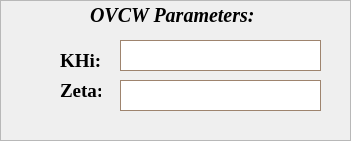
     <widget class="QFrame" name="frame_3">
      <property name="geometry">
       <rect>
        <x>80</x>
        <y>250</y>
        <width>351</width>
        <height>141</height>
       </rect>
      </property>
      <property name="frameShape">
       <enum>QFrame::StyledPanel</enum>
      </property>
      <property name="frameShadow">
       <enum>QFrame::Raised</enum>
      </property>
      <widget class="QLabel" name="label_8">
       <property name="geometry">
        <rect>
         <x>90</x>
         <y>0</y>
         <width>171</width>
         <height>31</height>
        </rect>
       </property>
       <property name="font">
        <font>
         <family>Times New Roman</family>
         <pointsize>15</pointsize>
         <weight>75</weight>
         <italic>true</italic>
         <bold>true</bold>
        </font>
       </property>
       <property name="text">
        <string>OVCW Parameters:</string>
       </property>
      </widget>
      <widget class="QTextBrowser" name="textBrowser_2">
       <property name="geometry">
        <rect>
         <x>120</x>
         <y>80</y>
         <width>201</width>
         <height>31</height>
        </rect>
       </property>
       <property name="palette">
        <palette>
         <active>
          <colorrole role="WindowText">
           <brush brushstyle="SolidPattern">
            <color alpha="255">
             <red>0</red>
             <green>0</green>
             <blue>0</blue>
            </color>
           </brush>
          </colorrole>
          <colorrole role="Button">
           <brush brushstyle="SolidPattern">
            <color alpha="255">
             <red>205</red>
             <green>171</green>
             <blue>143</blue>
            </color>
           </brush>
          </colorrole>
          <colorrole role="Light">
           <brush brushstyle="SolidPattern">
            <color alpha="255">
             <red>255</red>
             <green>241</green>
             <blue>230</blue>
            </color>
           </brush>
          </colorrole>
          <colorrole role="Midlight">
           <brush brushstyle="SolidPattern">
            <color alpha="255">
             <red>230</red>
             <green>206</green>
             <blue>186</blue>
            </color>
           </brush>
          </colorrole>
          <colorrole role="Dark">
           <brush brushstyle="SolidPattern">
            <color alpha="255">
             <red>102</red>
             <green>86</green>
             <blue>71</blue>
            </color>
           </brush>
          </colorrole>
          <colorrole role="Mid">
           <brush brushstyle="SolidPattern">
            <color alpha="255">
             <red>137</red>
             <green>114</green>
             <blue>95</blue>
            </color>
           </brush>
          </colorrole>
          <colorrole role="Text">
           <brush brushstyle="SolidPattern">
            <color alpha="255">
             <red>0</red>
             <green>0</green>
             <blue>0</blue>
            </color>
           </brush>
          </colorrole>
          <colorrole role="BrightText">
           <brush brushstyle="SolidPattern">
            <color alpha="255">
             <red>255</red>
             <green>255</green>
             <blue>255</blue>
            </color>
           </brush>
          </colorrole>
          <colorrole role="ButtonText">
           <brush brushstyle="SolidPattern">
            <color alpha="255">
             <red>0</red>
             <green>0</green>
             <blue>0</blue>
            </color>
           </brush>
          </colorrole>
          <colorrole role="Base">
           <brush brushstyle="SolidPattern">
            <color alpha="255">
             <red>255</red>
             <green>255</green>
             <blue>255</blue>
            </color>
           </brush>
          </colorrole>
          <colorrole role="Window">
           <brush brushstyle="SolidPattern">
            <color alpha="255">
             <red>205</red>
             <green>171</green>
             <blue>143</blue>
            </color>
           </brush>
          </colorrole>
          <colorrole role="Shadow">
           <brush brushstyle="SolidPattern">
            <color alpha="255">
             <red>0</red>
             <green>0</green>
             <blue>0</blue>
            </color>
           </brush>
          </colorrole>
          <colorrole role="AlternateBase">
           <brush brushstyle="SolidPattern">
            <color alpha="255">
             <red>230</red>
             <green>213</green>
             <blue>199</blue>
            </color>
           </brush>
          </colorrole>
          <colorrole role="ToolTipBase">
           <brush brushstyle="SolidPattern">
            <color alpha="255">
             <red>255</red>
             <green>255</green>
             <blue>220</blue>
            </color>
           </brush>
          </colorrole>
          <colorrole role="ToolTipText">
           <brush brushstyle="SolidPattern">
            <color alpha="255">
             <red>0</red>
             <green>0</green>
             <blue>0</blue>
            </color>
           </brush>
          </colorrole>
          <colorrole role="PlaceholderText">
           <brush brushstyle="SolidPattern">
            <color alpha="128">
             <red>0</red>
             <green>0</green>
             <blue>0</blue>
            </color>
           </brush>
          </colorrole>
         </active>
         <inactive>
          <colorrole role="WindowText">
           <brush brushstyle="SolidPattern">
            <color alpha="255">
             <red>0</red>
             <green>0</green>
             <blue>0</blue>
            </color>
           </brush>
          </colorrole>
          <colorrole role="Button">
           <brush brushstyle="SolidPattern">
            <color alpha="255">
             <red>205</red>
             <green>171</green>
             <blue>143</blue>
            </color>
           </brush>
          </colorrole>
          <colorrole role="Light">
           <brush brushstyle="SolidPattern">
            <color alpha="255">
             <red>255</red>
             <green>241</green>
             <blue>230</blue>
            </color>
           </brush>
          </colorrole>
          <colorrole role="Midlight">
           <brush brushstyle="SolidPattern">
            <color alpha="255">
             <red>230</red>
             <green>206</green>
             <blue>186</blue>
            </color>
           </brush>
          </colorrole>
          <colorrole role="Dark">
           <brush brushstyle="SolidPattern">
            <color alpha="255">
             <red>102</red>
             <green>86</green>
             <blue>71</blue>
            </color>
           </brush>
          </colorrole>
          <colorrole role="Mid">
           <brush brushstyle="SolidPattern">
            <color alpha="255">
             <red>137</red>
             <green>114</green>
             <blue>95</blue>
            </color>
           </brush>
          </colorrole>
          <colorrole role="Text">
           <brush brushstyle="SolidPattern">
            <color alpha="255">
             <red>0</red>
             <green>0</green>
             <blue>0</blue>
            </color>
           </brush>
          </colorrole>
          <colorrole role="BrightText">
           <brush brushstyle="SolidPattern">
            <color alpha="255">
             <red>255</red>
             <green>255</green>
             <blue>255</blue>
            </color>
           </brush>
          </colorrole>
          <colorrole role="ButtonText">
           <brush brushstyle="SolidPattern">
            <color alpha="255">
             <red>0</red>
             <green>0</green>
             <blue>0</blue>
            </color>
           </brush>
          </colorrole>
          <colorrole role="Base">
           <brush brushstyle="SolidPattern">
            <color alpha="255">
             <red>255</red>
             <green>255</green>
             <blue>255</blue>
            </color>
           </brush>
          </colorrole>
          <colorrole role="Window">
           <brush brushstyle="SolidPattern">
            <color alpha="255">
             <red>205</red>
             <green>171</green>
             <blue>143</blue>
            </color>
           </brush>
          </colorrole>
          <colorrole role="Shadow">
           <brush brushstyle="SolidPattern">
            <color alpha="255">
             <red>0</red>
             <green>0</green>
             <blue>0</blue>
            </color>
           </brush>
          </colorrole>
          <colorrole role="AlternateBase">
           <brush brushstyle="SolidPattern">
            <color alpha="255">
             <red>230</red>
             <green>213</green>
             <blue>199</blue>
            </color>
           </brush>
          </colorrole>
          <colorrole role="ToolTipBase">
           <brush brushstyle="SolidPattern">
            <color alpha="255">
             <red>255</red>
             <green>255</green>
             <blue>220</blue>
            </color>
           </brush>
          </colorrole>
          <colorrole role="ToolTipText">
           <brush brushstyle="SolidPattern">
            <color alpha="255">
             <red>0</red>
             <green>0</green>
             <blue>0</blue>
            </color>
           </brush>
          </colorrole>
          <colorrole role="PlaceholderText">
           <brush brushstyle="SolidPattern">
            <color alpha="128">
             <red>0</red>
             <green>0</green>
             <blue>0</blue>
            </color>
           </brush>
          </colorrole>
         </inactive>
         <disabled>
          <colorrole role="WindowText">
           <brush brushstyle="SolidPattern">
            <color alpha="255">
             <red>102</red>
             <green>86</green>
             <blue>71</blue>
            </color>
           </brush>
          </colorrole>
          <colorrole role="Button">
           <brush brushstyle="SolidPattern">
            <color alpha="255">
             <red>205</red>
             <green>171</green>
             <blue>143</blue>
            </color>
           </brush>
          </colorrole>
          <colorrole role="Light">
           <brush brushstyle="SolidPattern">
            <color alpha="255">
             <red>255</red>
             <green>241</green>
             <blue>230</blue>
            </color>
           </brush>
          </colorrole>
          <colorrole role="Midlight">
           <brush brushstyle="SolidPattern">
            <color alpha="255">
             <red>230</red>
             <green>206</green>
             <blue>186</blue>
            </color>
           </brush>
          </colorrole>
          <colorrole role="Dark">
           <brush brushstyle="SolidPattern">
            <color alpha="255">
             <red>102</red>
             <green>86</green>
             <blue>71</blue>
            </color>
           </brush>
          </colorrole>
          <colorrole role="Mid">
           <brush brushstyle="SolidPattern">
            <color alpha="255">
             <red>137</red>
             <green>114</green>
             <blue>95</blue>
            </color>
           </brush>
          </colorrole>
          <colorrole role="Text">
           <brush brushstyle="SolidPattern">
            <color alpha="255">
             <red>102</red>
             <green>86</green>
             <blue>71</blue>
            </color>
           </brush>
          </colorrole>
          <colorrole role="BrightText">
           <brush brushstyle="SolidPattern">
            <color alpha="255">
             <red>255</red>
             <green>255</green>
             <blue>255</blue>
            </color>
           </brush>
          </colorrole>
          <colorrole role="ButtonText">
           <brush brushstyle="SolidPattern">
            <color alpha="255">
             <red>102</red>
             <green>86</green>
             <blue>71</blue>
            </color>
           </brush>
          </colorrole>
          <colorrole role="Base">
           <brush brushstyle="SolidPattern">
            <color alpha="255">
             <red>205</red>
             <green>171</green>
             <blue>143</blue>
            </color>
           </brush>
          </colorrole>
          <colorrole role="Window">
           <brush brushstyle="SolidPattern">
            <color alpha="255">
             <red>205</red>
             <green>171</green>
             <blue>143</blue>
            </color>
           </brush>
          </colorrole>
          <colorrole role="Shadow">
           <brush brushstyle="SolidPattern">
            <color alpha="255">
             <red>0</red>
             <green>0</green>
             <blue>0</blue>
            </color>
           </brush>
          </colorrole>
          <colorrole role="AlternateBase">
           <brush brushstyle="SolidPattern">
            <color alpha="255">
             <red>205</red>
             <green>171</green>
             <blue>143</blue>
            </color>
           </brush>
          </colorrole>
          <colorrole role="ToolTipBase">
           <brush brushstyle="SolidPattern">
            <color alpha="255">
             <red>255</red>
             <green>255</green>
             <blue>220</blue>
            </color>
           </brush>
          </colorrole>
          <colorrole role="ToolTipText">
           <brush brushstyle="SolidPattern">
            <color alpha="255">
             <red>0</red>
             <green>0</green>
             <blue>0</blue>
            </color>
           </brush>
          </colorrole>
          <colorrole role="PlaceholderText">
           <brush brushstyle="SolidPattern">
            <color alpha="128">
             <red>0</red>
             <green>0</green>
             <blue>0</blue>
            </color>
           </brush>
          </colorrole>
         </disabled>
        </palette>
       </property>
      </widget>
      <widget class="QLabel" name="label_9">
       <property name="geometry">
        <rect>
         <x>60</x>
         <y>50</y>
         <width>41</width>
         <height>21</height>
        </rect>
       </property>
       <property name="font">
        <font>
         <family>Times New Roman</family>
         <pointsize>14</pointsize>
         <weight>75</weight>
         <bold>true</bold>
        </font>
       </property>
       <property name="text">
        <string>KHi:</string>
       </property>
      </widget>
      <widget class="QLabel" name="label_10">
       <property name="geometry">
        <rect>
         <x>60</x>
         <y>80</y>
         <width>41</width>
         <height>21</height>
        </rect>
       </property>
       <property name="font">
        <font>
         <family>Times New Roman</family>
         <pointsize>14</pointsize>
         <weight>75</weight>
         <bold>true</bold>
        </font>
       </property>
       <property name="text">
        <string>Zeta:</string>
       </property>
      </widget>
      <widget class="QTextBrowser" name="textBrowser">
       <property name="geometry">
        <rect>
         <x>120</x>
         <y>40</y>
         <width>201</width>
         <height>31</height>
        </rect>
       </property>
       <property name="palette">
        <palette>
         <active>
          <colorrole role="WindowText">
           <brush brushstyle="SolidPattern">
            <color alpha="255">
             <red>0</red>
             <green>0</green>
             <blue>0</blue>
            </color>
           </brush>
          </colorrole>
          <colorrole role="Button">
           <brush brushstyle="SolidPattern">
            <color alpha="255">
             <red>205</red>
             <green>171</green>
             <blue>143</blue>
            </color>
           </brush>
          </colorrole>
          <colorrole role="Light">
           <brush brushstyle="SolidPattern">
            <color alpha="255">
             <red>255</red>
             <green>241</green>
             <blue>230</blue>
            </color>
           </brush>
          </colorrole>
          <colorrole role="Midlight">
           <brush brushstyle="SolidPattern">
            <color alpha="255">
             <red>230</red>
             <green>206</green>
             <blue>186</blue>
            </color>
           </brush>
          </colorrole>
          <colorrole role="Dark">
           <brush brushstyle="SolidPattern">
            <color alpha="255">
             <red>102</red>
             <green>86</green>
             <blue>71</blue>
            </color>
           </brush>
          </colorrole>
          <colorrole role="Mid">
           <brush brushstyle="SolidPattern">
            <color alpha="255">
             <red>137</red>
             <green>114</green>
             <blue>95</blue>
            </color>
           </brush>
          </colorrole>
          <colorrole role="Text">
           <brush brushstyle="SolidPattern">
            <color alpha="255">
             <red>0</red>
             <green>0</green>
             <blue>0</blue>
            </color>
           </brush>
          </colorrole>
          <colorrole role="BrightText">
           <brush brushstyle="SolidPattern">
            <color alpha="255">
             <red>255</red>
             <green>255</green>
             <blue>255</blue>
            </color>
           </brush>
          </colorrole>
          <colorrole role="ButtonText">
           <brush brushstyle="SolidPattern">
            <color alpha="255">
             <red>0</red>
             <green>0</green>
             <blue>0</blue>
            </color>
           </brush>
          </colorrole>
          <colorrole role="Base">
           <brush brushstyle="SolidPattern">
            <color alpha="255">
             <red>255</red>
             <green>255</green>
             <blue>255</blue>
            </color>
           </brush>
          </colorrole>
          <colorrole role="Window">
           <brush brushstyle="SolidPattern">
            <color alpha="255">
             <red>205</red>
             <green>171</green>
             <blue>143</blue>
            </color>
           </brush>
          </colorrole>
          <colorrole role="Shadow">
           <brush brushstyle="SolidPattern">
            <color alpha="255">
             <red>0</red>
             <green>0</green>
             <blue>0</blue>
            </color>
           </brush>
          </colorrole>
          <colorrole role="AlternateBase">
           <brush brushstyle="SolidPattern">
            <color alpha="255">
             <red>230</red>
             <green>213</green>
             <blue>199</blue>
            </color>
           </brush>
          </colorrole>
          <colorrole role="ToolTipBase">
           <brush brushstyle="SolidPattern">
            <color alpha="255">
             <red>255</red>
             <green>255</green>
             <blue>220</blue>
            </color>
           </brush>
          </colorrole>
          <colorrole role="ToolTipText">
           <brush brushstyle="SolidPattern">
            <color alpha="255">
             <red>0</red>
             <green>0</green>
             <blue>0</blue>
            </color>
           </brush>
          </colorrole>
          <colorrole role="PlaceholderText">
           <brush brushstyle="SolidPattern">
            <color alpha="128">
             <red>0</red>
             <green>0</green>
             <blue>0</blue>
            </color>
           </brush>
          </colorrole>
         </active>
         <inactive>
          <colorrole role="WindowText">
           <brush brushstyle="SolidPattern">
            <color alpha="255">
             <red>0</red>
             <green>0</green>
             <blue>0</blue>
            </color>
           </brush>
          </colorrole>
          <colorrole role="Button">
           <brush brushstyle="SolidPattern">
            <color alpha="255">
             <red>205</red>
             <green>171</green>
             <blue>143</blue>
            </color>
           </brush>
          </colorrole>
          <colorrole role="Light">
           <brush brushstyle="SolidPattern">
            <color alpha="255">
             <red>255</red>
             <green>241</green>
             <blue>230</blue>
            </color>
           </brush>
          </colorrole>
          <colorrole role="Midlight">
           <brush brushstyle="SolidPattern">
            <color alpha="255">
             <red>230</red>
             <green>206</green>
             <blue>186</blue>
            </color>
           </brush>
          </colorrole>
          <colorrole role="Dark">
           <brush brushstyle="SolidPattern">
            <color alpha="255">
             <red>102</red>
             <green>86</green>
             <blue>71</blue>
            </color>
           </brush>
          </colorrole>
          <colorrole role="Mid">
           <brush brushstyle="SolidPattern">
            <color alpha="255">
             <red>137</red>
             <green>114</green>
             <blue>95</blue>
            </color>
           </brush>
          </colorrole>
          <colorrole role="Text">
           <brush brushstyle="SolidPattern">
            <color alpha="255">
             <red>0</red>
             <green>0</green>
             <blue>0</blue>
            </color>
           </brush>
          </colorrole>
          <colorrole role="BrightText">
           <brush brushstyle="SolidPattern">
            <color alpha="255">
             <red>255</red>
             <green>255</green>
             <blue>255</blue>
            </color>
           </brush>
          </colorrole>
          <colorrole role="ButtonText">
           <brush brushstyle="SolidPattern">
            <color alpha="255">
             <red>0</red>
             <green>0</green>
             <blue>0</blue>
            </color>
           </brush>
          </colorrole>
          <colorrole role="Base">
           <brush brushstyle="SolidPattern">
            <color alpha="255">
             <red>255</red>
             <green>255</green>
             <blue>255</blue>
            </color>
           </brush>
          </colorrole>
          <colorrole role="Window">
           <brush brushstyle="SolidPattern">
            <color alpha="255">
             <red>205</red>
             <green>171</green>
             <blue>143</blue>
            </color>
           </brush>
          </colorrole>
          <colorrole role="Shadow">
           <brush brushstyle="SolidPattern">
            <color alpha="255">
             <red>0</red>
             <green>0</green>
             <blue>0</blue>
            </color>
           </brush>
          </colorrole>
          <colorrole role="AlternateBase">
           <brush brushstyle="SolidPattern">
            <color alpha="255">
             <red>230</red>
             <green>213</green>
             <blue>199</blue>
            </color>
           </brush>
          </colorrole>
          <colorrole role="ToolTipBase">
           <brush brushstyle="SolidPattern">
            <color alpha="255">
             <red>255</red>
             <green>255</green>
             <blue>220</blue>
            </color>
           </brush>
          </colorrole>
          <colorrole role="ToolTipText">
           <brush brushstyle="SolidPattern">
            <color alpha="255">
             <red>0</red>
             <green>0</green>
             <blue>0</blue>
            </color>
           </brush>
          </colorrole>
          <colorrole role="PlaceholderText">
           <brush brushstyle="SolidPattern">
            <color alpha="128">
             <red>0</red>
             <green>0</green>
             <blue>0</blue>
            </color>
           </brush>
          </colorrole>
         </inactive>
         <disabled>
          <colorrole role="WindowText">
           <brush brushstyle="SolidPattern">
            <color alpha="255">
             <red>102</red>
             <green>86</green>
             <blue>71</blue>
            </color>
           </brush>
          </colorrole>
          <colorrole role="Button">
           <brush brushstyle="SolidPattern">
            <color alpha="255">
             <red>205</red>
             <green>171</green>
             <blue>143</blue>
            </color>
           </brush>
          </colorrole>
          <colorrole role="Light">
           <brush brushstyle="SolidPattern">
            <color alpha="255">
             <red>255</red>
             <green>241</green>
             <blue>230</blue>
            </color>
           </brush>
          </colorrole>
          <colorrole role="Midlight">
           <brush brushstyle="SolidPattern">
            <color alpha="255">
             <red>230</red>
             <green>206</green>
             <blue>186</blue>
            </color>
           </brush>
          </colorrole>
          <colorrole role="Dark">
           <brush brushstyle="SolidPattern">
            <color alpha="255">
             <red>102</red>
             <green>86</green>
             <blue>71</blue>
            </color>
           </brush>
          </colorrole>
          <colorrole role="Mid">
           <brush brushstyle="SolidPattern">
            <color alpha="255">
             <red>137</red>
             <green>114</green>
             <blue>95</blue>
            </color>
           </brush>
          </colorrole>
          <colorrole role="Text">
           <brush brushstyle="SolidPattern">
            <color alpha="255">
             <red>102</red>
             <green>86</green>
             <blue>71</blue>
            </color>
           </brush>
          </colorrole>
          <colorrole role="BrightText">
           <brush brushstyle="SolidPattern">
            <color alpha="255">
             <red>255</red>
             <green>255</green>
             <blue>255</blue>
            </color>
           </brush>
          </colorrole>
          <colorrole role="ButtonText">
           <brush brushstyle="SolidPattern">
            <color alpha="255">
             <red>102</red>
             <green>86</green>
             <blue>71</blue>
            </color>
           </brush>
          </colorrole>
          <colorrole role="Base">
           <brush brushstyle="SolidPattern">
            <color alpha="255">
             <red>205</red>
             <green>171</green>
             <blue>143</blue>
            </color>
           </brush>
          </colorrole>
          <colorrole role="Window">
           <brush brushstyle="SolidPattern">
            <color alpha="255">
             <red>205</red>
             <green>171</green>
             <blue>143</blue>
            </color>
           </brush>
          </colorrole>
          <colorrole role="Shadow">
           <brush brushstyle="SolidPattern">
            <color alpha="255">
             <red>0</red>
             <green>0</green>
             <blue>0</blue>
            </color>
           </brush>
          </colorrole>
          <colorrole role="AlternateBase">
           <brush brushstyle="SolidPattern">
            <color alpha="255">
             <red>205</red>
             <green>171</green>
             <blue>143</blue>
            </color>
           </brush>
          </colorrole>
          <colorrole role="ToolTipBase">
           <brush brushstyle="SolidPattern">
            <color alpha="255">
             <red>255</red>
             <green>255</green>
             <blue>220</blue>
            </color>
           </brush>
          </colorrole>
          <colorrole role="ToolTipText">
           <brush brushstyle="SolidPattern">
            <color alpha="255">
             <red>0</red>
             <green>0</green>
             <blue>0</blue>
            </color>
           </brush>
          </colorrole>
          <colorrole role="PlaceholderText">
           <brush brushstyle="SolidPattern">
            <color alpha="128">
             <red>0</red>
             <green>0</green>
             <blue>0</blue>
            </color>
           </brush>
          </colorrole>
         </disabled>
        </palette>
       </property>
      </widget>
     </widget>
